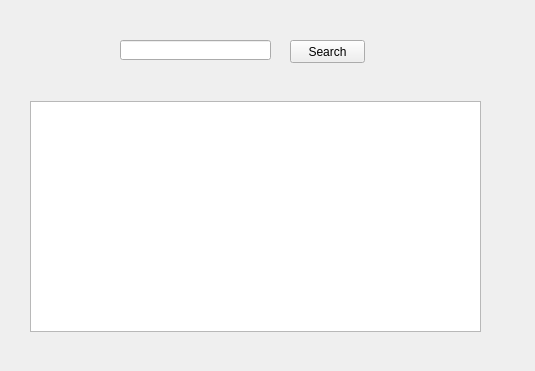
<?xml version="1.0" encoding="UTF-8"?>
<ui version="4.0">
 <class>SearchBook</class>
 <widget class="QWidget" name="SearchBook">
  <property name="geometry">
   <rect>
    <x>0</x>
    <y>0</y>
    <width>535</width>
    <height>371</height>
   </rect>
  </property>
  <property name="windowTitle">
   <string>SearchBook</string>
  </property>
  <widget class="QLineEdit" name="lineEditSearch">
   <property name="geometry">
    <rect>
     <x>120</x>
     <y>40</y>
     <width>151</width>
     <height>20</height>
    </rect>
   </property>
  </widget>
  <widget class="QPushButton" name="pushButtonSearch">
   <property name="geometry">
    <rect>
     <x>290</x>
     <y>40</y>
     <width>75</width>
     <height>23</height>
    </rect>
   </property>
   <property name="text">
    <string>Search</string>
   </property>
  </widget>
  <widget class="QTableView" name="tableView">
   <property name="geometry">
    <rect>
     <x>30</x>
     <y>101</y>
     <width>451</width>
     <height>231</height>
    </rect>
   </property>
  </widget>
 </widget>
 <resources/>
 <connections/>
</ui>
